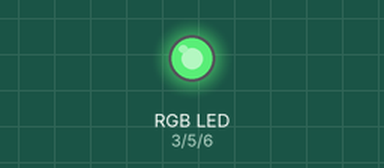
Simulated run of this sketch. Board: Arduino Uno, built with avr-gcc and run on an emulated ATmega328P. Parts: an RGB LED mixed from three pins (HIGH = lit).

Above: at 0.05 s.
At 1.5 s:
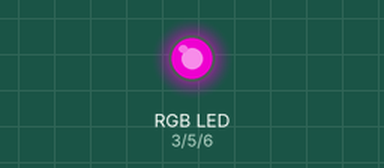
At 3.0 s:
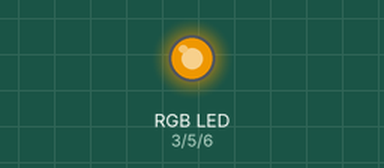
Timing chart, 0 to 6.9 s (numbered marks = the images above):
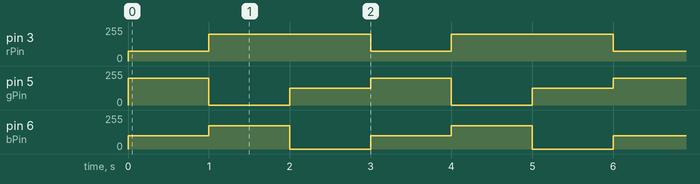

Measured:
- by itself, pin 3 (rPin): alternates 200/255 for 2.0 s and 75/255 for 1.0 s
- by itself, pin 5 (gPin): repeats every 3.0 s: 0/255 1.0 s, 127/255 1.0 s, 200/255 1.0 s
- by itself, pin 6 (bPin): repeats every 3.0 s: 175/255 1.0 s, 0/255 1.0 s, 100/255 1.0 s

The sketch:

10-rgb_functions_demo.ino
```cpp
// RGB with functions
// steve daniels -- tangible, Oct 2020

// accompanying video
// https://tangiblemedia.ca/code-blocks/functions/


// this demo based in part on
// https://www.youtube.com/watch?v=5Qi93MjlqzE&t=256s 

// variables for pins (they are social distancing)
// note -- these pins have the tilde ~
// i am using 1K resistors on each led

int rPin = 3;
int gPin = 5;
int bPin = 6;

// preset colors - 3 int array
int YELLOW [ ] = {200,127,0}; // yellow

void setup() {
  // put your setup code here, to run once:
  pinMode (rPin, OUTPUT);
  pinMode (gPin, OUTPUT);
  pinMode (bPin, OUTPUT);
}

void loop() {

  setRGB ( 75 , 200, 100 ) ;  // sort of cyan /  lime-y
  delay (1000);

  setRGB ( 200, 0, 175) ;    // sort of PINK
  delay (1000);

  setRGB ( YELLOW );
  delay(1000);

}

void setRGB ( int theColor [ ] ) {
  setRGB ( theColor[0], theColor[1], theColor[2] ) ;
} // end setRGB -- array


void setRGB ( int rAmount, int gAmount, int bAmount ) {
  analogWrite( rPin, rAmount);
  analogWrite( gPin, gAmount);
  analogWrite( bPin, bAmount);
} // end setRGB - int
```
